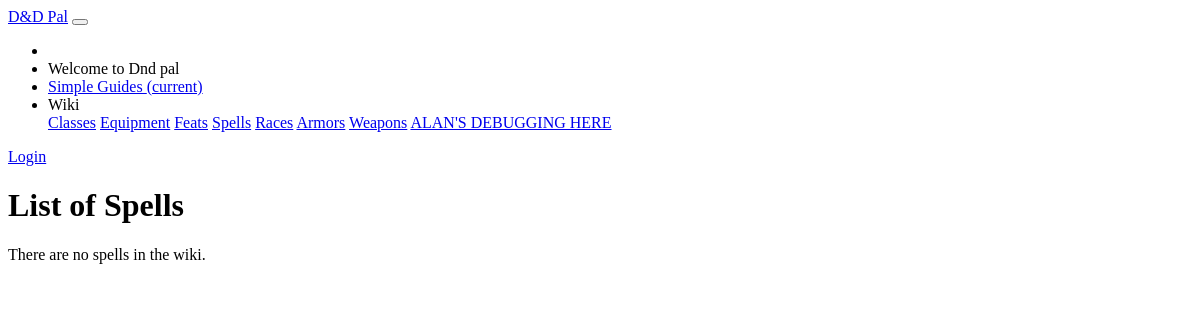
The page /dndpal/spells/ on the database as committed earlier.
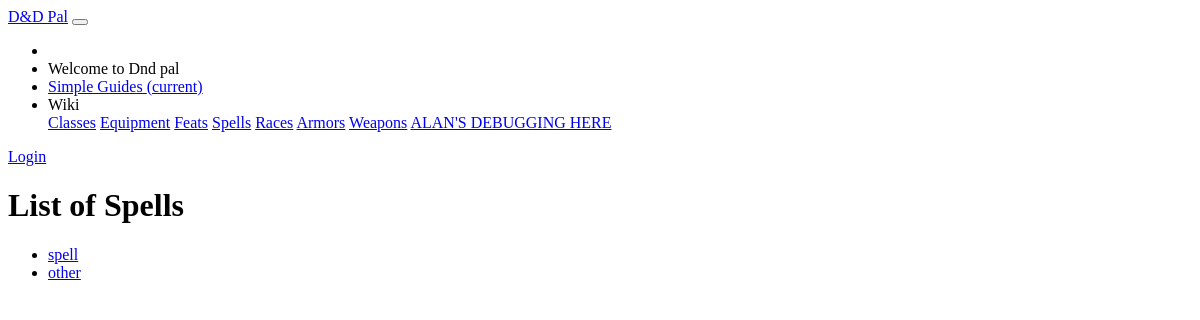
The same page on the database as committed later.
### dndpal/models.py (models this page shows)
class Spell(models.Model):
    name = models.CharField(default = '', primary_key = True, max_length = 100, help_text = "Enter the name of the spell")
    cast_time = models.PositiveIntegerField(default = 6, help_text = "Enter the amount of seconds it takes the spell to cast. If a spell takes 1 turn, enter in the value: TBD.")
    damage = models.PositiveIntegerField(default=1, help_text="The base hit point damage of the spell. If this is a healing spell, enter in the amount of hit points it heals for")
    range = models.CharField(default = "", max_length = 10000, help_text = "Enter the range of the spell in feet. If the range is infinite, enter the value: TBD")
    area_effected = models.CharField(default = "", max_length = 10000, help_text = "Enter the area affected by the spell after it connects (in feet).")
    required_materials = models.CharField(default = "", max_length = 10000, help_text = "Enter the required materials to cast this spell in JSON format.")
    components = models.CharField(default = "", max_length = 10000, help_text = "Enter the spell components to cast this spell")
    SCHOOL_CHOICES = (
        ('ab', 'Abjuration'),
        ('co', 'Conjuration'),
        ('di', 'Divination'),
        ('en', 'Enchantment'),
        ('ev', 'Evocation'),
        ('il', 'Illusion'),
        ('ne', 'Necromancy'),
        ('tr', 'Transmutation'),
        ('un', 'Universal')
    )
    school = models.CharField(max_length = 2, choices = SCHOOL_CHOICES, default = 'ab')
    description = models.CharField(default = "", max_length = 10000, help_text = "Enter the spell description")
    def get_absolute_url(self):
        return reverse('spell-detail', args=[str(self.name)])

### dndpal/views.py (the view)
# urls.py: path('spells/', views.SpellListView.as_view(), name='spells'),
class SpellListView(generic.ListView):
    model = Spell

### dndpal/templates/dndpal/spell_list.html
{% extends "base_generic.html" %}
{% block content %}
<main role="main" class="container">
    <div class="container card p-5" style="margin-top:10px;">
        <h1>List of Spells</h1>
        {% if spell_list %}
        <ul>
            {% for spell in spell_list %}
            <li>
                <a href="{{ spell.get_absolute_url }}">{{ spell.name }}</a>
            </li>
            {% endfor %}
        </ul>
        {% else %}
        <p>There are no spells in the wiki.</p>
        {% endif %}
    </div>
</main>
{% endblock %}

Rows that differ between the two databases and show on the page:
added Spell: name "spell"
added Spell: name "other"
Other text that changed with them:
text no longer shown: "There are no spells in the wiki."
